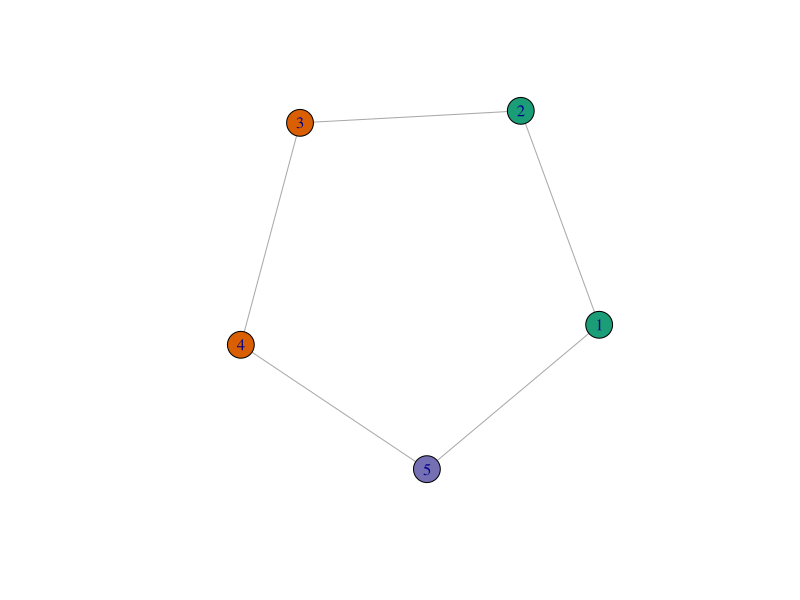

Source code (R):
# second script for ig1
# illustrating how to set nodes colours based on an attribute.
library(Cairo)
library(igraph)
library(RColorBrewer)

# create an example network
g <- make_ring(5)

# assign vertex attributes
g <- set.vertex.attribute(g, 'group', 1, 'A')
g <- set.vertex.attribute(g, 'group', 2, 'A')
g <- set.vertex.attribute(g, 'group', 3, 'B')
g <- set.vertex.attribute(g, 'group', 4, 'B')
g <- set.vertex.attribute(g, 'group', 5, 'C')

# create color pallet based on unique values for vertex attribute
pal <- brewer.pal(length(unique(V(g)$group)), "Dark2")

# plot network
CairoPNG("ringgra.png", 800, 800)
# plot(g, vertex.color = "gray")
plot(g, vertex.color = pal[as.numeric(as.factor(vertex_attr(g, "group")))])
dev.off()
